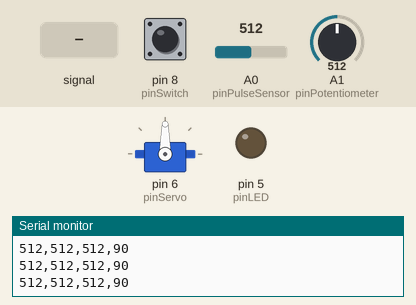
Bench run of a sketch on a simulated Arduino Uno, built with avr-gcc and run on an emulated ATmega328P. Shown: servo, output pins drawn as LEDs (lit = HIGH), the last lines printed to the serial monitor. The inputs (shaded band) are chosen by the test bench; at power-on: pin 8 (pinSwitch) HIGH, A1 (pinPotentiometer) = 512, A0 (pinPulseSensor) = 512.

Above: at 8.2 s.
8.3 s: pin 8 (pinSwitch) pulled LOW for 0.15 s
At 9.5 s:
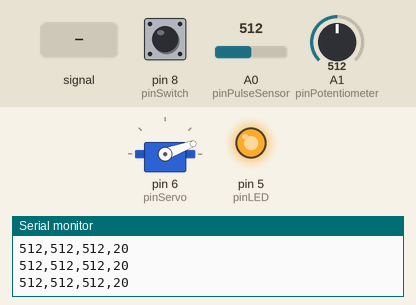
9.9 s: A0 (pinPulseSensor) fed a 200 Hz sine of ±460 counts around its level
12.9 s: A1 (pinPotentiometer) set to 1023
At 13.33 s:
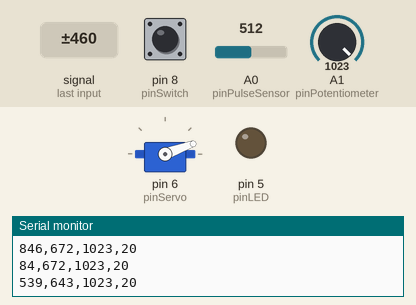
15.9 s: A1 (pinPotentiometer) set to 511
18.9 s: A0 (pinPulseSensor) set to 150
At 20.2 s:
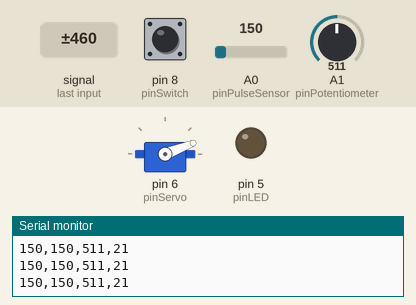
21.9 s: A0 (pinPulseSensor) set to 492
23.4 s: A0 (pinPulseSensor) set to 521
At 24.5 s:
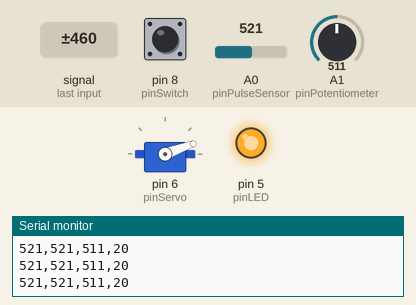
Timing chart, 0 to 26.0 s (numbered marks = the images above; inputs shaded):
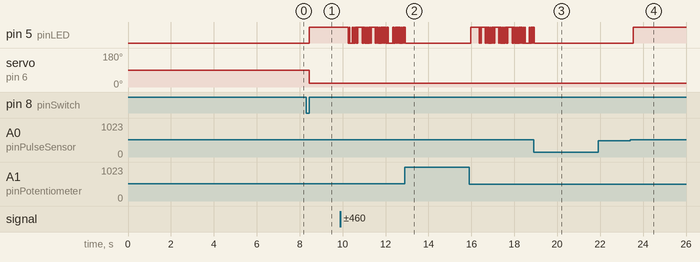

Measured:
- the behaviour switches between 510 and 511 on A0 (pinPulseSensor) (found by bisection; images 3 and 4)
- after the input at 8.3 s, pin 5 (pinLED): LOW → HIGH after 0.15 s; servo on pin 6 (pinServo): 90° → 20° after 0.15 s
- after the input at 12.9 s, pin 5 (pinLED): goes on until 12.9 s, then stays LOW
- after the input at 18.9 s, pin 5 (pinLED): goes on until 18.9 s, then stays LOW; servo on pin 6 (pinServo): goes on until 18.9 s, then stays 21°
- after the input at 23.4 s, pin 5 (pinLED): LOW → HIGH after 0.15 s; servo on pin 6 (pinServo): 21° → 20° after 0.15 s

The sketch:

Pulse_sensor_with_indicator_LED_and_HD-1900A.ino
```cpp
// Tutorial 6b. Pulse sensor with indicator LED and HD-1900A

// Main parts: Adafruit Metro Mini, pulse sensor, LED, servo, resistor,
// 10k trim potentiometer, momentary switch, capacitors

// Libraries required to rotate the servo and to smooth data; the RunningMedian
// library was developed by Rob Tillaart https://github.com/RobTillaart/RunningMedian
#include <RunningMedian.h>
#include <Servo.h>

// Instances a samples object from the library that holds 15 sensor
// readings, refreshed at each reading cycle (= FIFO order). The
// higher the readings window, the smoother the data, but the higher
// the delay
RunningMedian samples = RunningMedian(15);

// Instances a servo object
Servo myServo;

// Variables that remain constant
const byte pinPulseSensor = A0; // Analog pin from pulse sensor
const byte pinPotentiometer = A1; // Analog pin from potentiometer
const byte pinLED = 5; // Digital pin for the LED's anode
const byte pinServo = 6; // PWM pin for the servo
const byte pinSwitch = 8; // Digital pin from momentary switch
const byte servoAngleMin = 20; // Depends on servo used
const byte servoAngleMax = 160; // Depends on servo used

// Variables that can change
byte lastSwitchState = HIGH; // Tracks the last switch state, open (= HIGH) at start
byte indicatorState = false; // Tracks if the LED and servo are on or off, off (= false) at start
byte servoAngle = 90; // Default angle of the servo at start-up
int sensorSignalMin = 1023; // Will become the next person's minimum pulse value
int sensorSignalMax = 0; // Will become the next person's maximum pulse value
int sensorSignal = 0; // Value fetched from the pulse sensor; can range from 0 to 1023
int sensorSignalMedian = 0; // Median value of sensorSignal
int sensorSignalThreshold = 0; // Threshold which value counts as a real pulse, varies with each person

void setup()
{
  // Initialise momentary switch pin with an internal pull-up resistor
  // so that the momentary switch is read as open (= HIGH) at start
  pinMode (pinSwitch, INPUT_PULLUP);

  // Initialise the LED pin
  pinMode(pinLED, OUTPUT);

  // Initialises the servo with its pin
  myServo.attach(pinServo);

  // Read the voltage from the pulse sensor's pin for seven seconds
  // after the next person has put on the velcro ring on the ring
  // finger. This will set the minimum and maximum signal values
  while (millis() < 7000)
  {
    sensorSignal = analogRead(pinPulseSensor);

    // Set the maximum sensor value
    if (sensorSignal > sensorSignalMax)
    {
      sensorSignalMax = sensorSignal;
    }

    // Set the minimum sensor value
    if (sensorSignal < sensorSignalMin)
    {
      sensorSignalMin = sensorSignal;
    }
  }

  // Start the serial monitor or plotter to display various values
  Serial.begin(115200);
  Serial.println("sensorSignal:,signalMedian:,signalThreshold:,servoAngle:");
}

void loop()
{
  // Check if the switch was pressed to toggle the LED and servo on/off
  checkSwitch();

  // Check the potentiometer used to adjust the pulse sensor's signal
  // threshold for the next person wearing the sensor
  checkPotentiometer();

  // Read the voltage from the pulse sensor
  sensorSignal = analogRead(pinPulseSensor);

  // And add it to the running median calculation (= FIFO queue)
  samples.add(sensorSignal);

  // Then calculate the running median to smooth the data
  sensorSignalMedian = samples.getMedian();

  // Print various values to the serial monitor/plotter for the next person
  // wearing the sensor
  Serial.print(sensorSignal);
  Serial.print(",");
  Serial.print(sensorSignalMedian);
  Serial.print(",");
  Serial.print(sensorSignalThreshold);
  Serial.print(",");
  Serial.println(servoAngle);

  // If the indicator LED and servo are enabled
  if (indicatorState)
  {
    // Flash the LED
    flashLED();

    // Rotate the servo
    rotateServo();
  }
  else
  {
    // Turn the LED off
    digitalWrite(pinLED, LOW);
  }

  // A pause (milliseconds) is necessary for the sensor and servo
  delay(20);
}

void checkPotentiometer()
{
  // Read the voltage from the potentiometer pin
  sensorSignalThreshold = analogRead(pinPotentiometer);
}

void checkSwitch()
{
  // The momentary switch is hardware debounced with a 0.1uF capacitor; no
  // debouncing code is necessary. See http://www.gammon.com.au/switches
  // Read the voltage from the momentary switch pin to see if something
  // has changed (was the button pressed or released?)
  byte switchState = digitalRead (pinSwitch);

  // Has the momentary switch state changed since the last time it was
  // checked?
  if (switchState != lastSwitchState)
  {
    // Then, test if the switch was closed (button pressed)
    if (switchState == LOW)
    {
      // Here, you can do something on pressing the button
    }
    else
    {
      // Here, you can do something on releasing the button; we switch an
      // LED and servo on and off by toggling a flag variable
      indicatorState = !indicatorState;
    }
    // Last, store the current switch state for the next time around
    lastSwitchState = switchState;
  }
}

void flashLED()
{
  // If the signal's value is higher than the threshold set with
  // the potentiometer
  if (sensorSignalMedian >= sensorSignalThreshold)
  {
    // Turn the LED on
    digitalWrite(pinLED, HIGH);
  }
  // Otherwise
  else
  {
    // Turn the LED off
    digitalWrite(pinLED, LOW);
  }
}

void rotateServo()
{
  // Map the smoothed values to the max. servo angle range the servo is
  // capable of, depending on the minimum and maximum values recorded for
  // the next person after resetting the program
  servoAngle = map(sensorSignalMedian, sensorSignalMin, sensorSignalMax, servoAngleMin, servoAngleMax);

  // Make sure outlier values are within the possible angle range
  servoAngle = constrain(servoAngle, servoAngleMin, servoAngleMax);

  // Rotate the servo to the new angle
  myServo.write(servoAngle);
}
```
